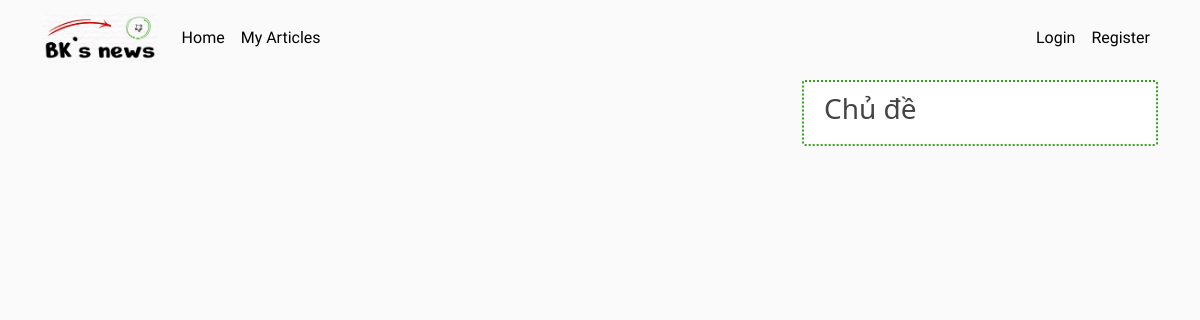
Before: / with the older database file.
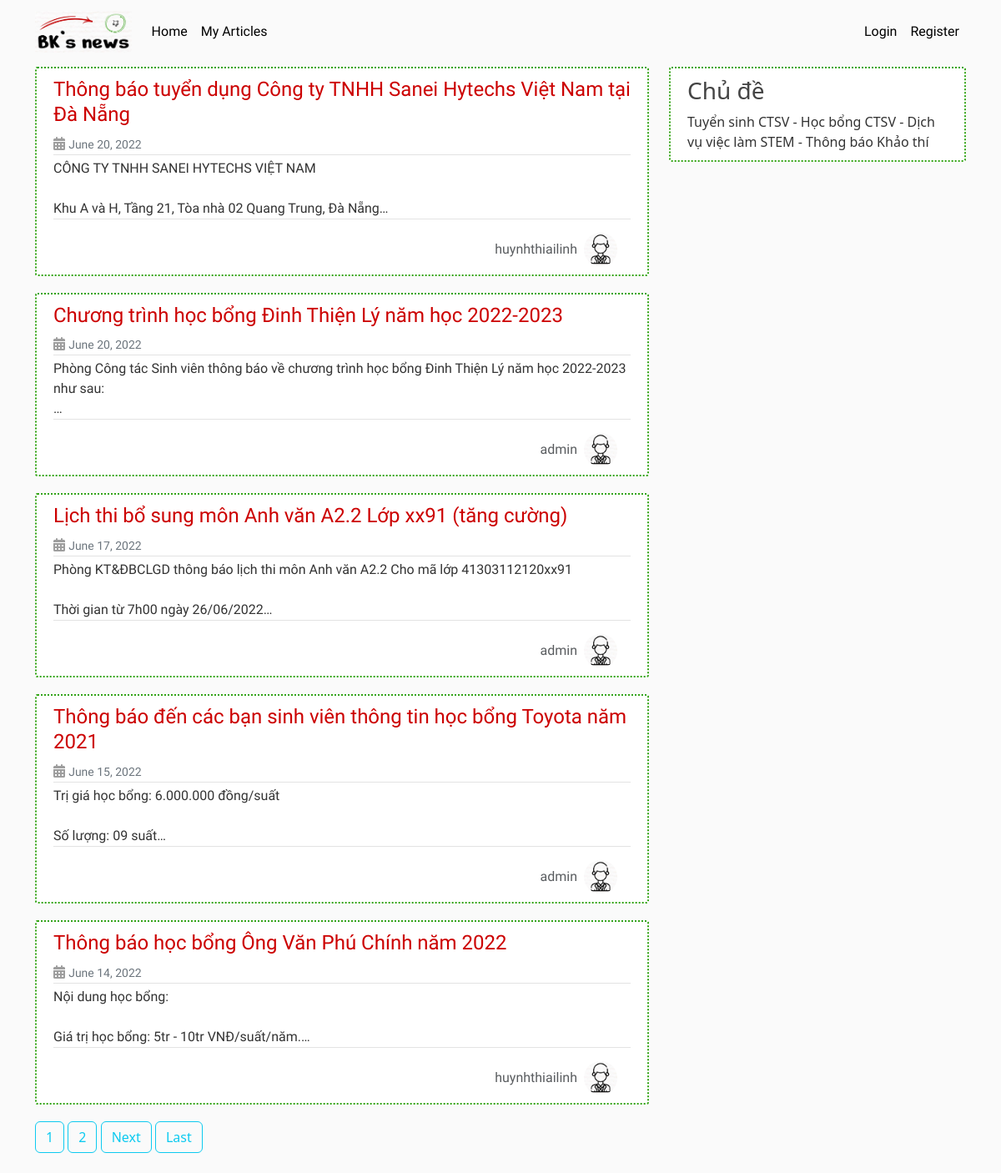
After: the same page with the newer database file.
### post_app/models.py (models this page shows, shortened)
class Post(models.Model):
    title = models.CharField(max_length=100)
    content = models.TextField()
    date_posted = models.DateTimeField(default=timezone.now)
    author = models.ForeignKey(User, on_delete=models.CASCADE)
    topic = models.ForeignKey(Topic, on_delete=models.CASCADE, null=True, blank=False)

class Topic(models.Model):
    name = models.TextField(max_length=256)

### user_app/models.py (models this page shows, shortened)
class Profile(models.Model):
    user = models.OneToOneField(User, on_delete=models.CASCADE)
    avatar = models.ImageField(default='default.jpg', upload_to='profile_pics')

### post_app/views.py (the view)
# urls.py: path('', HomeListView.as_view(), name='home'),
class HomeListView(ListView):
    model = Post
    template_name = 'post/home.html'
    context_object_name = 'posts'
    ordering = ['-date_posted']
    paginate_by = 5
    queryset: Post.objects.all()
    def get_context_data(self, **kwargs):
        context = super(HomeListView, self).get_context_data(**kwargs)
        context['topics'] = Topic.objects.all()
        return context

### post_app/templates/post/home.html (shortened to what this page needs)
{% extends 'base.html' %}
{% block post_content %}
    {% for post in posts %}
        <article class="media content-section">
            <div class="media-body">
                <div class="article-metadata">
                    <h4><a href="{% url 'post-detail' post.id %}" class="article-title">{{ post.title }}</a></h4>
                    <div class="date-time">
                        <i class="fa-solid fa-calendar-days"></i>
                        <small class="text-muted">{{ post.date_posted | date:"F d, Y" }}</small>
                    </div>
                </div>
                <p class="article-content truncate-content">{{ post.content }}</p>
                <div class="hstack gap-2">
                    <a href="{% url 'user-posts' post.author.username %}" class="ms-auto author-name">{{ post.author }}</a>
                    <img class="rounded-circle article-img" src="{{ post.author.profile.avatar.url }}" alt="">
                </div>
            </div>
        </article>
    {% endfor%}
    {% if is_paginated %}
        {% for num in page_obj.paginator.page_range %}
            {% if page_obj.number == num %}
            <a class="btn btn-outline-info mb-4" href="?page={{ num }}">{{ num }}</a>
            {% elif num > page_obj.number|add:'-3' and num < page_obj.number|add:'3' %}
                <a class="btn btn-outline-info mb-4" href="?page={{ num }}">{{ num }}</a>
            {% endif %}
        {% endfor %}
        {% if page_obj.has_next %}
            <a class="btn btn-outline-info mb-4" href="?page={{ page_obj.next_page_number }}">Next</a>
            <a class="btn btn-outline-info mb-4" href="?page={{ page_obj.paginator.num_pages }}">Last</a>
        {% endif%}
    {% endif%}
{% endblock post_content %}
{% block topic_content %}
    {% for topic in topics %}
        {{ topic.name }}
    {% endfor%}
{% endblock topic_content %}

### templates/base.html (shortened to what this page needs)
{% load static %}
<!DOCTYPE html>
<html lang="en">
<head>
    <link href="https://cdn.jsdelivr.net/npm/bootstrap@5.2.0-beta1/dist/css/bootstrap.min.css" rel="stylesheet">
    <link rel="stylesheet" type="text/css" href="{% static 'article/main.css' %}">
    <link rel="stylesheet" href="https://cdnjs.cloudflare.com/ajax/libs/font-awesome/6.1.1/css/all.min.css" />
</head>
<body>
    <header class="site-header">
        <nav class="navbar navbar-expand-md navbar-dark bg-steel fixed-top">
            <div class="container">
                <a href="{% url 'home' %}" class="navbar-brand mr-4">
                    <img id="logo" src="{% static 'logo.jpg' %}" alt="">
                </a>
                <div class="collapse navbar-collapse" id="navbarToggle">
                    <div class="navbar-nav mr-auto">
                        <a href="{% url 'home' %}" class="nav-item nav-link">Home</a>
                        <a href="{% url 'my-posts' %}" class="nav-item nav-link">My Articles</a>
                    </div>
                    <div class="navbar-nav">
                        {% if user.is_authenticated %}
                            <div class="dropdown">
                                <div class="nav-item" type="button" id="dropdownMenuButton1" data-bs-toggle="dropdown" aria-expanded="false">
                                    <span class="nav-item nav-link">{{ user.username }}</span>
                                    <img src="{{ user.profile.avatar.url }}" alt="" class="rounded-circle avatar-img">
                                </div>
                                <ul class="dropdown-menu" aria-labelledby="dropdownMenuButton1">
                                <li><a class="dropdown-item" href="{% url 'profile' %}">Profile</a></li>
                                <li><a class="dropdown-item" href="{% url 'post-create' %}">Create Post</a></li>
                                <li><a class="dropdown-item" href="{% url 'logout' %}">Logout</a></li>
                                </ul>
                            </div>
                        {% else %}
                            <a href="{% url 'login' %}" class="nav-item nav-link">Login</a>
                            <a href="{% url 'register' %}" class="nav-item nav-link">Register</a>
                        {% endif %}
                    </div>
                </div>
            </div>
        </nav>
    </header>
    <main role="main" class="container">
        <div class="row">
            <div class="col-md-8">
                {% block post_content %}{% endblock %}
            </div>
            <div class="col-md-4">
                <div class="content-section">
                    <h3>Chủ đề</h3>
                    {% block topic_content %}{% endblock %}
                </div>
            </div>
        </div>
    </main>
</html>

### post_app/static/article/main.css (style rules this page uses)
body { background: #fafafa; color: #333333; margin-top: 5rem; }
h1, h2, h3, h4, h5, h6 { color: #444444; }
i { color: #9e9e9e; }
#logo { height: 50px; }
.bg-steel { background-color: #fafafa; }
.navbar-expand-md .navbar-collapse { justify-content: space-between; }
.site-header .navbar-nav .nav-link { color: #000; font-family: 'Coming Soon', cursive; display: inline; }
.content-section { background: #fff; padding: 10px 20px; border: 2px dotted #33a415; border-radius: 3px; margin-bottom: 20px; }
.article-title { color: #cc0000; font-family: 'Pangolin', cursive; }
.article-content { white-space: pre-line; font-family: 'Mali', cursive; }
.article-img { height: 40px; width: 40px; margin-right: 16px; }
.article-metadata { padding-bottom: 1px; margin-bottom: 4px; border-bottom: 1px solid #e3e3e3; }
.article-metadata a { text-decoration: none; }
.article-content { border-bottom: 1px solid #e3e3e3; }
.text-muted { font-family: 'Mali', cursive; color: #9e9e9e; }
.author-name { text-decoration: none; color: rgba(var(--bs-body-color-rgb),.75)!important; font-family: 'Mali', cursive; }
.truncate-content { display: -webkit-box; -webkit-line-clamp: 3; -webkit-box-orient: vertical; overflow: hidden; text-overflow: ellipsis; }

Changed rows visible on the page:
added Post: title "Thông báo tuyển dụng Công ty TNHH Sanei Hytechs Việt Nam tại Đà Nẵng", date_posted "June 20, 2022", content "CÔNG TY TNHH SANEI HYTECHS VIỆT NAM Khu A và H, Tầng 21, Tòa nhà 02 Quang Trung, Đà…", author "huynhthiailinh", author.profile.avatar (placeholder picture)
added Post: title "Chương trình học bổng Đinh Thiện Lý năm học 2022-2023", date_posted "June 20, 2022", content "Phòng Công tác Sinh viên thông báo về chương trình học bổng Đinh Thiện Lý năm học 2022-2023 như…", author "admin", author.profile.avatar (placeholder picture)
added Post: title "Lịch thi bổ sung môn Anh văn A2.2 Lớp xx91 (tăng cường)", date_posted "June 17, 2022", content "Phòng KT&ĐBCLGD thông báo lịch thi môn Anh văn A2.2 Cho mã lớp 41303112120xx91 Thời gian từ 7h00 ngày…", author "admin", author.profile.avatar (placeholder picture)
added Post: title "Thông báo đến các bạn sinh viên thông tin học bổng Toyota năm 2021", date_posted "June 15, 2022", content "Trị giá học bổng: 6.000.000 đồng/suất Số lượng: 09…", author "admin", author.profile.avatar (placeholder picture)
added Post: title "Thông báo học bổng Ông Văn Phú Chính năm 2022", date_posted "June 14, 2022", content "Nội dung học bổng: Giá trị học bổng: 5tr - 10tr…", author "huynhthiailinh", author.profile.avatar (placeholder picture)
added Topic: name "Tuyển sinh"
added Topic: name "CTSV - Học bổng"
added Topic: name "CTSV - Dịch vụ việc làm"
added Topic: name "STEM - Thông báo"
added Topic: name "Khảo thí"
Other visible differences:
new list line: "1"
new list line: "2"
text now shown: "Next Last"
